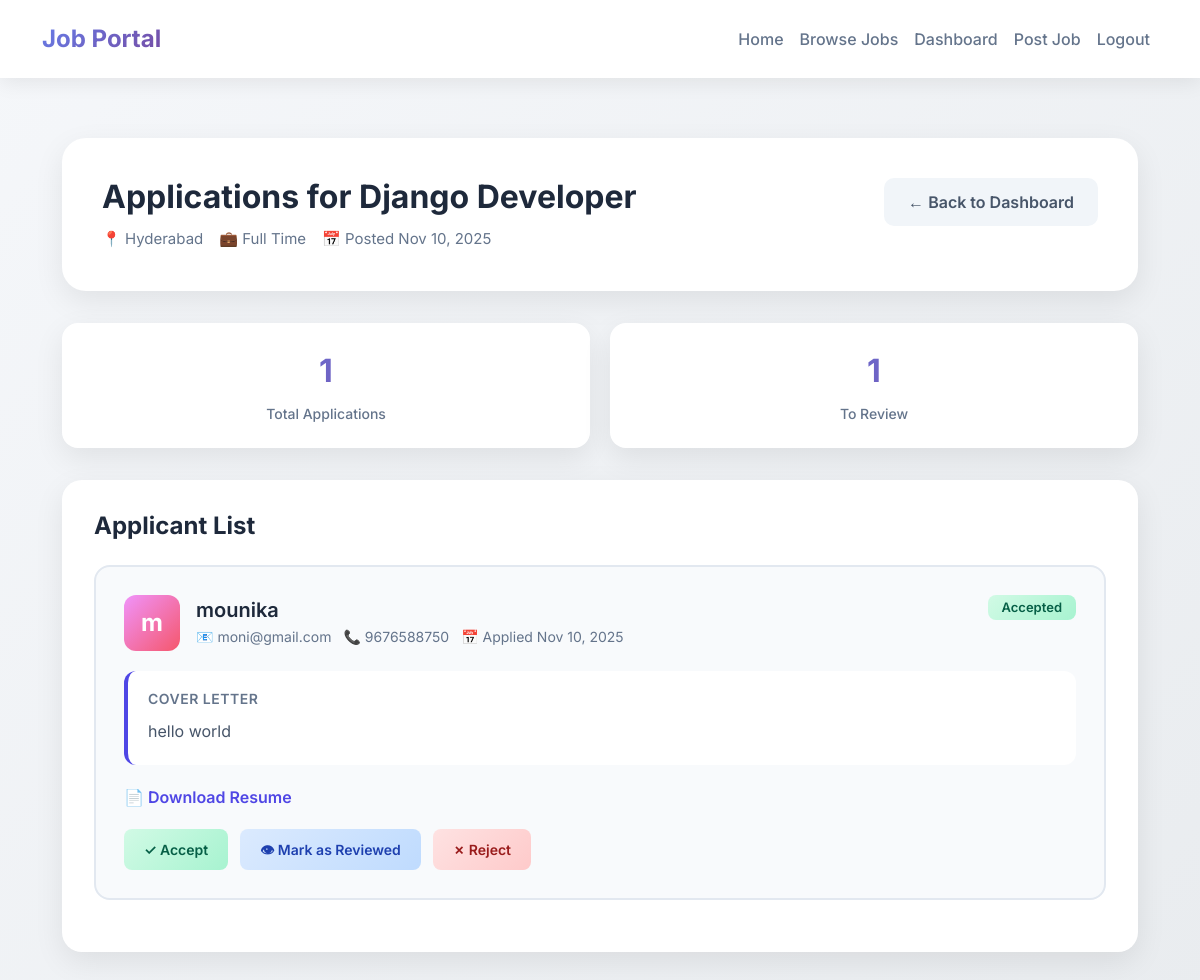
Page /jobs/1/applications/ (signed in) on the committed database.
### jobs/models.py (models this page shows, shortened)
class Job(models.Model):
    JOB_TYPE_CHOICES = (
        ('full_time', 'Full Time'),
        ('part_time', 'Part Time'),
        ('contract', 'Contract'),
        ('internship', 'Internship'),
    )
    employer = models.ForeignKey(Employer, on_delete=models.CASCADE, related_name='jobs')
    title = models.CharField(max_length=200)
    description = models.TextField()
    requirements = models.TextField()
    location = models.CharField(max_length=200)
    job_type = models.CharField(max_length=20, choices=JOB_TYPE_CHOICES)
    salary_min = models.DecimalField(max_digits=10, decimal_places=2, null=True, blank=True)
    salary_max = models.DecimalField(max_digits=10, decimal_places=2, null=True, blank=True)
    posted_date = models.DateTimeField(default=timezone.now)
    deadline = models.DateField(null=True, blank=True)
    is_active = models.BooleanField(default=True)
    class Meta:
        ordering = ['-posted_date']

class Application(models.Model):
    STATUS_CHOICES = (
        ('pending', 'Pending'),
        ('reviewed', 'Reviewed'),
        ('accepted', 'Accepted'),
        ('rejected', 'Rejected'),
    )
    job = models.ForeignKey(Job, on_delete=models.CASCADE, related_name='applications')
    jobseeker = models.ForeignKey(Jobseeker, on_delete=models.CASCADE, related_name='applications')
    cover_letter = models.TextField()
    status = models.CharField(max_length=20, choices=STATUS_CHOICES, default='pending')
    applied_date = models.DateTimeField(default=timezone.now)
    class Meta:
        ordering = ['-applied_date']
        unique_together = ['job', 'jobseeker']

### accounts/models.py (models this page shows, shortened)
class Jobseeker(models.Model):
    user = models.OneToOneField(User, on_delete=models.CASCADE, related_name='jobseeker_profile')
    full_name = models.CharField(max_length=200)
    resume = models.FileField(upload_to='resumes/', blank=True, null=True)
    skills = models.TextField(help_text='Comma-separated skills')
    experience = models.TextField(blank=True)
    phone = models.CharField(max_length=20)
    location = models.CharField(max_length=200, blank=True)

class User(AbstractBaseUser, PermissionsMixin):
    USER_TYPE_CHOICES = (
        ('employer', 'Employer'),
        ('jobseeker', 'Job Seeker'),
        ('admin', 'Admin'),
    )
    email = models.EmailField(unique=True)
    user_type = models.CharField(max_length=10, choices=USER_TYPE_CHOICES)
    is_active = models.BooleanField(default=True)
    is_staff = models.BooleanField(default=False)
    date_joined = models.DateTimeField(default=timezone.now)
    objects = UserManager()
    USERNAME_FIELD = 'email'
    REQUIRED_FIELDS = []

### jobs/views.py (the view)
# urls.py: path('jobs/<int:job_id>/applications/', views.job_applications, name='job_applications'),
@login_required
def job_applications(request, job_id):
    if request.user.user_type != 'employer':
        messages.error(request, 'Access denied.')
        return redirect('home')
    job = get_object_or_404(Job, id=job_id)
    if job.employer != request.user.employer_profile:
        messages.error(request, 'You do not have permission to view these applications.')
        return redirect('home')
    applications = job.applications.all()
    return render(request, 'jobs/job_applications.html', {'job': job, 'applications': applications})

### templates/jobs/job_applications.html (shortened to what this page needs)
{% extends 'base.html' %}
{% block content %}
<div class="applications-container">
    <div class="header-card">
        <div class="header-content">
            <div class="job-info">
                <h1>Applications for {{ job.title }}</h1>
                <div class="job-meta">
                    <span>📍 {{ job.location }}</span>
                    <span>💼 {{ job.get_job_type_display }}</span>
                    <span>📅 Posted {{ job.posted_date|date:"M d, Y" }}</span>
                </div>
            </div>
            <a href="{% url 'employer_dashboard' %}" class="btn-back">← Back to Dashboard</a>
        </div>
    </div>
    <div class="stats-grid">
        <div class="stat-card">
            <div class="stat-value">{{ applications.count }}</div>
            <div class="stat-label">Total Applications</div>
        </div>
        <div class="stat-card">
            <div class="stat-value">{{ applications|length }}</div>
            <div class="stat-label">To Review</div>
        </div>
    </div>
    <div class="applications-list">
        <h2 class="section-title">Applicant List</h2>
        {% if applications %}
            {% for application in applications %}
            <div class="application-card">
                <div class="applicant-header">
                    <div class="applicant-info">
                        <div class="applicant-avatar">
                            {{ application.jobseeker.full_name.0 }}
                        </div>
                        <div class="applicant-details">
                            <h3>{{ application.jobseeker.full_name }}</h3>
                            <div class="applicant-meta">
                                <span>📧 {{ application.jobseeker.user.email }}</span>
                                <span>📞 {{ application.jobseeker.phone }}</span>
                                <span>📅 Applied {{ application.applied_date|date:"M d, Y" }}</span>
                            </div>
                        </div>
                    </div>
                    <span class="badge badge-{{ application.status }}">{{ application.get_status_display }}</span>
                </div>
                <div class="cover-letter">
                    <h4>Cover Letter</h4>
                    <p>{{ application.cover_letter }}</p>
                </div>
                {% if application.jobseeker.resume %}
                <div style="margin-bottom: 20px;">
                    <a href="{{ application.jobseeker.resume.url }}" target="_blank" style="color: var(--primary); font-weight: 600; text-decoration: none;">
                        📄 Download Resume
                    </a>
                </div>
                {% endif %}
                <div class="application-actions">
                    <form method="post" action="{% url 'update_application_status' application.id %}" class="status-form">
                        <button type="submit" class="btn-status btn-accept">✓ Accept</button>
                    </form>
                    <form method="post" action="{% url 'update_application_status' application.id %}" class="status-form">
                        <button type="submit" class="btn-status btn-review">👁 Mark as Reviewed</button>
                    </form>
                    <form method="post" action="{% url 'update_application_status' application.id %}" class="status-form">
                        <button type="submit" class="btn-status btn-reject">✗ Reject</button>
                    </form>
                </div>
            </div>
            {% endfor %}
        {% endif %}
    </div>
</div>
{% endblock %}

### templates/base.html (style rules this page uses)
:root { --primary: #4f46e5; --primary-dark: #4338ca; --bg-gradient: linear-gradient(135deg, #667eea 0%, #764ba2 100%); --card-shadow: 0 20px 60px rgba(79, 70, 229, 0.15); }
* { margin: 0; padding: 0; box-sizing: border-box; }
body { font-family: 'Inter', sans-serif; background: linear-gradient(135deg, #f5f7fa 0%, #e9ecef 100%); min-height: 100vh; }

### templates/jobs/job_applications.html (style rules this page uses)
.applications-container { max-width: 1200px; margin: 40px auto; padding: 20px; }
.header-card { background: white; border-radius: 24px; padding: 40px; box-shadow: 0 10px 30px rgba(0, 0, 0, 0.08); margin-bottom: 32px; animation: fadeInDown 0.8s ease; }
.header-content { display: flex; justify-content: space-between; align-items: start; gap: 24px; flex-wrap: wrap; }
.job-info h1 { font-size: 2rem; font-weight: 700; color: #1e293b; margin-bottom: 12px; }
.job-meta { display: flex; gap: 16px; flex-wrap: wrap; font-size: 0.9375rem; color: #64748b; }
.btn-back { padding: 12px 24px; font-weight: 600; background: #f1f5f9; color: #475569; border-radius: 10px; text-decoration: none; transition: all 0.3s ease; display: inline-block; }
.stats-grid { display: grid; grid-template-columns: repeat(auto-fit, minmax(180px, 1fr)); gap: 20px; margin-bottom: 32px; animation: fadeInUp 0.8s ease 0.1s both; }
.stat-card { background: white; border-radius: 16px; padding: 24px; box-shadow: 0 10px 30px rgba(0, 0, 0, 0.08); text-align: center; }
.stat-value { font-size: 2rem; font-weight: 700; background: var(--bg-gradient); -webkit-background-clip: text; -webkit-text-fill-color: transparent; background-clip: text; margin-bottom: 8px; }
.stat-label { font-size: 0.875rem; color: #64748b; font-weight: 500; }
.applications-list { background: white; border-radius: 20px; padding: 32px; box-shadow: 0 10px 30px rgba(0, 0, 0, 0.08); animation: fadeInUp 0.8s ease 0.2s both; }
.section-title { font-size: 1.5rem; font-weight: 700; color: #1e293b; margin-bottom: 24px; }
.application-card { background: #f8fafc; border: 2px solid #e2e8f0; border-radius: 16px; padding: 28px; margin-bottom: 20px; transition: all 0.3s ease; }
.applicant-header { display: flex; justify-content: space-between; align-items: start; margin-bottom: 20px; gap: 20px; }
.applicant-info { display: flex; align-items: center; gap: 16px; flex: 1; }
.applicant-avatar { width: 56px; height: 56px; border-radius: 12px; background: linear-gradient(135deg, #f093fb 0%, #f5576c 100%); display: flex; align-items: center; justify-content: center; font-size: 1.5rem; color: white; font-weight: 700; flex-shrink: 0; }
.applicant-details h3 { font-size: 1.25rem; font-weight: 600; color: #1e293b; margin-bottom: 4px; }
.applicant-meta { display: flex; gap: 12px; font-size: 0.875rem; color: #64748b; flex-wrap: wrap; }
.badge { padding: 6px 14px; border-radius: 8px; font-size: 0.8125rem; font-weight: 600; }
.badge-accepted { background: linear-gradient(135deg, #d1fae5 0%, #a7f3d0 100%); color: #065f46; }
.cover-letter { background: white; padding: 20px; border-radius: 12px; margin-bottom: 20px; border-left: 4px solid var(--primary); }
.cover-letter h4 { font-size: 0.875rem; font-weight: 600; color: #64748b; margin-bottom: 12px; text-transform: uppercase; letter-spacing: 0.5px; }
.cover-letter p { color: #475569; line-height: 1.6; margin: 0; }
.application-actions { display: flex; gap: 12px; flex-wrap: wrap; }
.status-form { display: inline-block; }
.btn-status { padding: 10px 20px; font-size: 0.875rem; font-weight: 600; border-radius: 8px; border: none; cursor: pointer; transition: all 0.3s ease; }
.btn-accept { background: linear-gradient(135deg, #d1fae5 0%, #a7f3d0 100%); color: #065f46; }
.btn-reject { background: linear-gradient(135deg, #fee2e2 0%, #fecaca 100%); color: #991b1b; }
.btn-review { background: linear-gradient(135deg, #dbeafe 0%, #bfdbfe 100%); color: #1e40af; }

### rows in the picture
Job: title "Django Developer", location "Hyderabad", job_type "Full Time", posted_date "Nov 10, 2025", count "1"
Application: jobseeker.full_name.0 "m", jobseeker.full_name "mounika", jobseeker.user.email "moni@gmail.com", jobseeker.phone "9676588750", applied_date "Nov 10, 2025", status "Accepted", cover_letter "hello world"

### other values in the picture
{{ applications|length }} "1"
